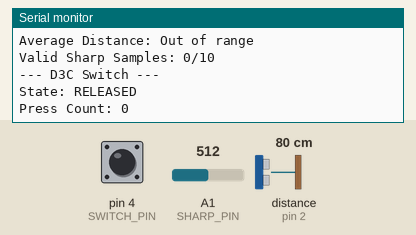
A sketch run on a simulated Arduino Uno, built with avr-gcc and run on an emulated ATmega328P. Parts: the last lines printed to the serial monitor. Wiring (inferred from the names in the program): range finder with pulse-width output: data pin 2. The inputs (shaded band) are chosen by the test bench; at power-on: A1 (SHARP_PIN) = 512, pin 4 (SWITCH_PIN) HIGH, distance to the obstacle (sensor on pin 2) 80 cm. The echo pulse lasts 58.3 µs per cm.

Above: at 1.7 s.
1.8 s: A1 (SHARP_PIN) set to 306
4.8 s: pin 4 (SWITCH_PIN) pulled LOW for 0.15 s
At 5.4 s:
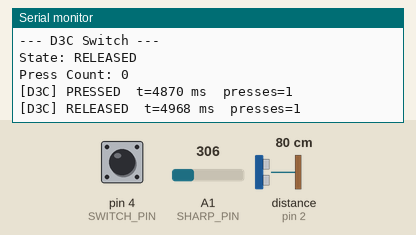
6.4 s: pin 4 (SWITCH_PIN) pulled LOW for 1 s
At 8.3 s:
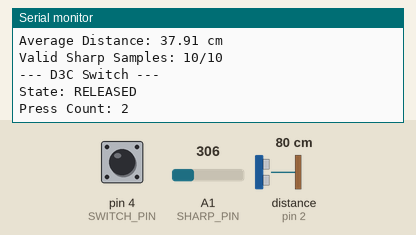
8.9 s: distance to the obstacle (sensor on pin 2) set to 2 cm
10.4 s: distance to the obstacle (sensor on pin 2) set to 250 cm
13.4 s: A1 (SHARP_PIN) set to 137
Timing chart, 0 to 15.9 s (numbered marks = the images above; inputs shaded):
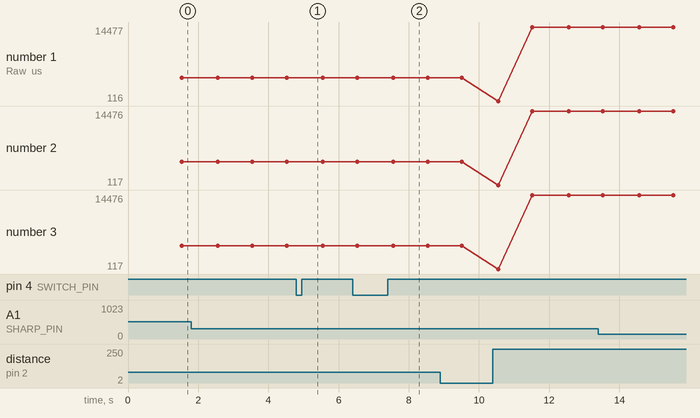

Measured:
- after the input at 4.8 s, the serial monitor: prints a new line after 0.07 s (image 1)
- after the input at 6.4 s, the serial monitor: prints a new line at once (image 2)
- plotted number 1: 4614 → 14476 after the input at 10.4 s
- plotted number 2: 4634 → 4614 after the input at 1.8 s, 4614 → 14476 after the input at 10.4 s
- plotted number 3: 4634 → 4614 after the input at 1.8 s, 4614 → 14476 after the input at 10.4 s

The sketch:

legacy_bench_sensor_test.ino
```cpp
#include <Arduino.h>
#include <math.h>

// ======================================
// Configuration
// ======================================

// Pins
const uint8_t MAXSONAR_PIN = 2;   // MaxSonar PW output -> D2
const uint8_t SHARP_PIN    = A1;  // Sharp IR analog output -> A1
const uint8_t SWITCH_PIN   = 4;   // Omron D3C NO -> D4, COM -> GND

// D3C switch: wired COM->GND, NO->pin with internal pull-up,
// so pressed = LOW. If wired to NC instead, set this to false.
const bool SWITCH_ACTIVE_LOW = true;
const unsigned long SWITCH_DEBOUNCE_MS = 20;

// Sharp IR model selection
#define SHARP_GP2Y0A21 21  // GP2Y0A21YK (10-80 cm)
#define SHARP_GP2Y0A02 2   // GP2Y0A02YK (20-150 cm)

#define SHARP_MODEL SHARP_GP2Y0A02

// ADC reference voltage
const float VREF = 5.0f;

// Timing
const unsigned long SAMPLE_INTERVAL_MS = 100;   // read sensors
const unsigned long REPORT_INTERVAL_MS = 1000;  // print summary
const int SAMPLES_PER_REPORT =
  REPORT_INTERVAL_MS / SAMPLE_INTERVAL_MS;

// MaxSonar (LV-MaxSonar-EZ): 147 us per inch
const float MAXSONAR_US_PER_INCH = 147.0f;
const unsigned long PULSE_TIMEOUT_US = 100000UL;

// ======================================
// Sharp IR Calibration Table
// (voltage must be strictly decreasing)
// ======================================

#if SHARP_MODEL == SHARP_GP2Y0A21

const char SHARP_NAME[] = "GP2Y0A21";
const float sharpDistances[] = { 10,   15,   20,   30,   40,   50,   60,   70,   80   };
const float sharpVoltages[]  = { 2.30, 1.65, 1.25, 0.90, 0.72, 0.60, 0.50, 0.44, 0.40 };

#elif SHARP_MODEL == SHARP_GP2Y0A02

const char SHARP_NAME[] = "GP2Y0A02";
const float sharpDistances[] = { 20,   30,   40,   50,   60,   80,   100,  120,  150  };
const float sharpVoltages[]  = { 2.45, 1.85, 1.40, 1.15, 0.98, 0.76, 0.59, 0.49, 0.40 };

#else
#error "Invalid SHARP_MODEL"
#endif

const int SHARP_TABLE_SIZE =
  sizeof(sharpDistances) / sizeof(sharpDistances[0]);

// ======================================
// Per-window state (reset every report)
// ======================================

// MaxSonar: raw pulses are kept so we can take the median,
// which rejects multipath / noise outliers that skew a mean.
const int PULSE_BUF_SIZE = SAMPLES_PER_REPORT + 5;
unsigned long pulseBuf[PULSE_BUF_SIZE];
int pulseCount = 0;

// Sharp IR: running sums for averaging
float sharpAdcSum = 0;
float sharpVoltageSum = 0;
float sharpDistanceSum = 0;
int sharpValidCount = 0;

int sampleCount = 0;

// D3C switch state (not reset per window)
bool switchPressed = false;        // debounced state
bool switchLastRaw = false;        // last raw reading
unsigned long switchChangeTime = 0;
unsigned long switchPressCount = 0;

unsigned long lastSampleTime = 0;
unsigned long lastReportTime = 0;

// ======================================
// Sensor Helpers
// ======================================

// Read ADC twice and discard the first reading
// (lets the ADC sample-and-hold settle)
int readAnalogStable(uint8_t pin) {
  analogRead(pin);
  delayMicroseconds(200);
  return analogRead(pin);
}

float adcToVoltage(int adc) {
  return adc * VREF / 1024.0f;
}

// Returns HIGH pulse width in us, or 0 on timeout
unsigned long readMaxSonarPulse() {
  return pulseIn(MAXSONAR_PIN, HIGH, PULSE_TIMEOUT_US);
}

// cm = (us / 147) inch * 2.54
float pulseToCm(unsigned long pulseUs) {
  if (pulseUs == 0) {
    return NAN;
  }
  return pulseUs * 2.54f / MAXSONAR_US_PER_INCH;
}

// Linear interpolation over the calibration table.
// Returns NAN outside the calibrated range.
float sharpVoltageToCm(float voltage) {
  if (voltage > sharpVoltages[0] ||
      voltage < sharpVoltages[SHARP_TABLE_SIZE - 1]) {
    return NAN;
  }

  for (int i = 0; i < SHARP_TABLE_SIZE - 1; i++) {
    float v1 = sharpVoltages[i];
    float v2 = sharpVoltages[i + 1];

    if (voltage <= v1 && voltage >= v2) {
      float ratio = (v1 - voltage) / (v1 - v2);
      return sharpDistances[i] +
             ratio * (sharpDistances[i + 1] - sharpDistances[i]);
    }
  }
  return NAN;
}

// Sorts buf in place (insertion sort; n is small) and returns median
unsigned long medianInPlace(unsigned long *buf, int n) {
  for (int i = 1; i < n; i++) {
    unsigned long key = buf[i];
    int j = i - 1;
    while (j >= 0 && buf[j] > key) {
      buf[j + 1] = buf[j];
      j--;
    }
    buf[j + 1] = key;
  }

  if (n % 2 == 1) {
    return buf[n / 2];
  }
  return (buf[n / 2 - 1] + buf[n / 2]) / 2;
}

// ======================================
// Sampling
// ======================================

void resetWindow() {
  pulseCount = 0;

  sharpAdcSum = 0;
  sharpVoltageSum = 0;
  sharpDistanceSum = 0;
  sharpValidCount = 0;

  sampleCount = 0;
}

void sampleSensors() {
  // MaxSonar: store valid pulses
  unsigned long pulse = readMaxSonarPulse();
  if (pulse > 0 && pulseCount < PULSE_BUF_SIZE) {
    pulseBuf[pulseCount++] = pulse;
  }

  // Sharp IR: accumulate ADC/voltage always, distance only if in range
  int adc = readAnalogStable(SHARP_PIN);
  float voltage = adcToVoltage(adc);
  float distance = sharpVoltageToCm(voltage);

  sharpAdcSum += adc;
  sharpVoltageSum += voltage;

  if (!isnan(distance)) {
    sharpDistanceSum += distance;
    sharpValidCount++;
  }

  sampleCount++;
}

// ======================================
// D3C Switch (debounced, event-driven)
// ======================================

bool readSwitchRaw() {
  bool level = digitalRead(SWITCH_PIN);
  return SWITCH_ACTIVE_LOW ? (level == LOW) : (level == HIGH);
}

// Call as often as possible; prints immediately on each change
void updateSwitch() {
  bool raw = readSwitchRaw();
  unsigned long now = millis();

  if (raw != switchLastRaw) {
    switchLastRaw = raw;
    switchChangeTime = now;
  }

  if (raw != switchPressed &&
      now - switchChangeTime >= SWITCH_DEBOUNCE_MS) {
    switchPressed = raw;

    if (switchPressed) {
      switchPressCount++;
    }

    Serial.print("[D3C] ");
    Serial.print(switchPressed ? "PRESSED" : "RELEASED");
    Serial.print("  t=");
    Serial.print(now);
    Serial.print(" ms  presses=");
    Serial.println(switchPressCount);
  }
}

// ======================================
// Reporting
// ======================================

void printSwitch() {
  Serial.println("--- D3C Switch ---");
  Serial.print("State: ");
  Serial.println(switchPressed ? "PRESSED" : "RELEASED");
  Serial.print("Press Count: ");
  Serial.println(switchPressCount);
}

void printMaxSonar() {
  Serial.println("--- MaxSonar Ultrasonic (PW) ---");

  // Raw pulses in arrival order (printed before sorting)
  Serial.print("Raw (us): ");
  for (int i = 0; i < pulseCount; i++) {
    Serial.print(pulseBuf[i]);
    Serial.print(' ');
  }
  Serial.println();

  if (pulseCount == 0) {
    Serial.println("Median Distance: No valid reading");
  } else {
    unsigned long median = medianInPlace(pulseBuf, pulseCount);

    Serial.print("Median Pulse Width: ");
    Serial.print(median);
    Serial.println(" us");

    Serial.print("Median Distance: ");
    Serial.print(pulseToCm(median), 2);
    Serial.println(" cm");

    // pulseBuf is now sorted
    Serial.print("Min/Max: ");
    Serial.print(pulseToCm(pulseBuf[0]), 1);
    Serial.print(" / ");
    Serial.print(pulseToCm(pulseBuf[pulseCount - 1]), 1);
    Serial.println(" cm");
  }

  Serial.print("Valid MaxSonar Samples: ");
  Serial.print(pulseCount);
  Serial.print("/");
  Serial.println(sampleCount);
}

void printSharp() {
  Serial.print("--- Sharp IR (");
  Serial.print(SHARP_NAME);
  Serial.println(") ---");

  Serial.print("Average ADC: ");
  Serial.println(sharpAdcSum / sampleCount, 2);

  Serial.print("Average Voltage: ");
  Serial.print(sharpVoltageSum / sampleCount, 3);
  Serial.println(" V");

  Serial.print("Average Distance: ");
  if (sharpValidCount == 0) {
    Serial.println("Out of range");
  } else {
    Serial.print(sharpDistanceSum / sharpValidCount, 2);
    Serial.println(" cm");
  }

  Serial.print("Valid Sharp Samples: ");
  Serial.print(sharpValidCount);
  Serial.print("/");
  Serial.println(sampleCount);
}

void report() {
  if (sampleCount == 0) {
    return;
  }

  Serial.println("================================");

  Serial.print("Time (s): ");
  Serial.println(millis() / 1000.0, 1);

  Serial.print("Samples: ");
  Serial.println(sampleCount);

  printMaxSonar();
  printSharp();
  printSwitch();

  Serial.println();
}

// ======================================
// Setup / Loop
// ======================================

void setup() {
  Serial.begin(115200);
  analogReference(DEFAULT);

  pinMode(MAXSONAR_PIN, INPUT);
  pinMode(SHARP_PIN, INPUT);
  pinMode(SWITCH_PIN, INPUT_PULLUP);

  // Start from the actual switch position (no fake event at boot)
  switchPressed = readSwitchRaw();
  switchLastRaw = switchPressed;

  resetWindow();

  // MaxSonar calibrates itself on power-up
  delay(500);

  lastSampleTime = millis();
  lastReportTime = lastSampleTime;

  Serial.println("Dual Sensor System Started");
  Serial.println("MaxSonar: Pulse Width on D2 (median filter)");
  Serial.print("Sharp IR: ");
  Serial.print(SHARP_NAME);
  Serial.println(" analog on A1");
  Serial.println("D3C Switch: D4 (INPUT_PULLUP, debounced)");
  Serial.print("Sampling: ");
  Serial.print(SAMPLE_INTERVAL_MS);
  Serial.println(" ms");
  Serial.print("Reporting: ");
  Serial.print(REPORT_INTERVAL_MS);
  Serial.println(" ms");
  Serial.println();
}

void loop() {
  updateSwitch();

  unsigned long now = millis();

  if (now - lastSampleTime >= SAMPLE_INTERVAL_MS) {
    lastSampleTime += SAMPLE_INTERVAL_MS;
    sampleSensors();
  }

  if (now - lastReportTime >= REPORT_INTERVAL_MS) {
    lastReportTime += REPORT_INTERVAL_MS;
    report();
    resetWindow();
  }
}
```
